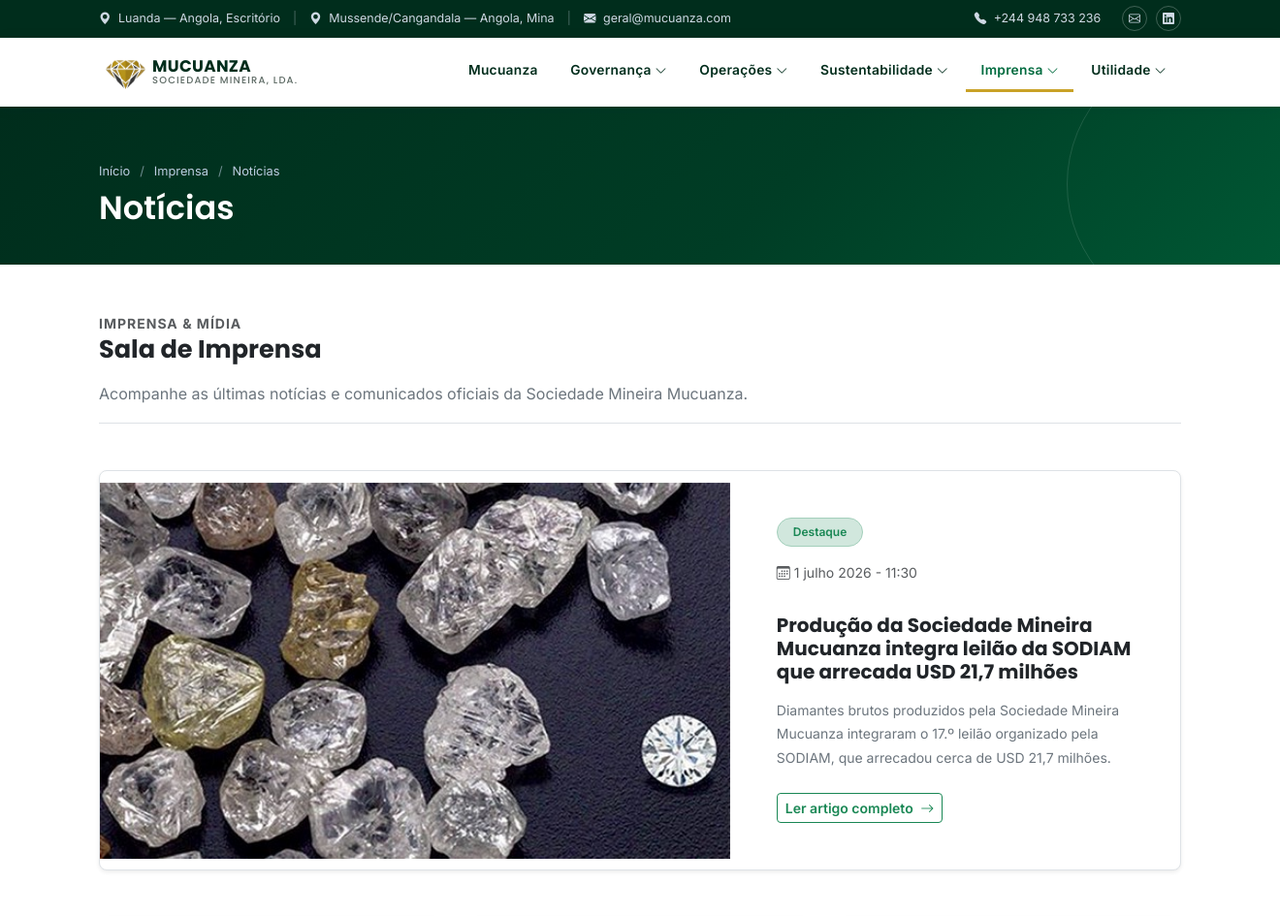
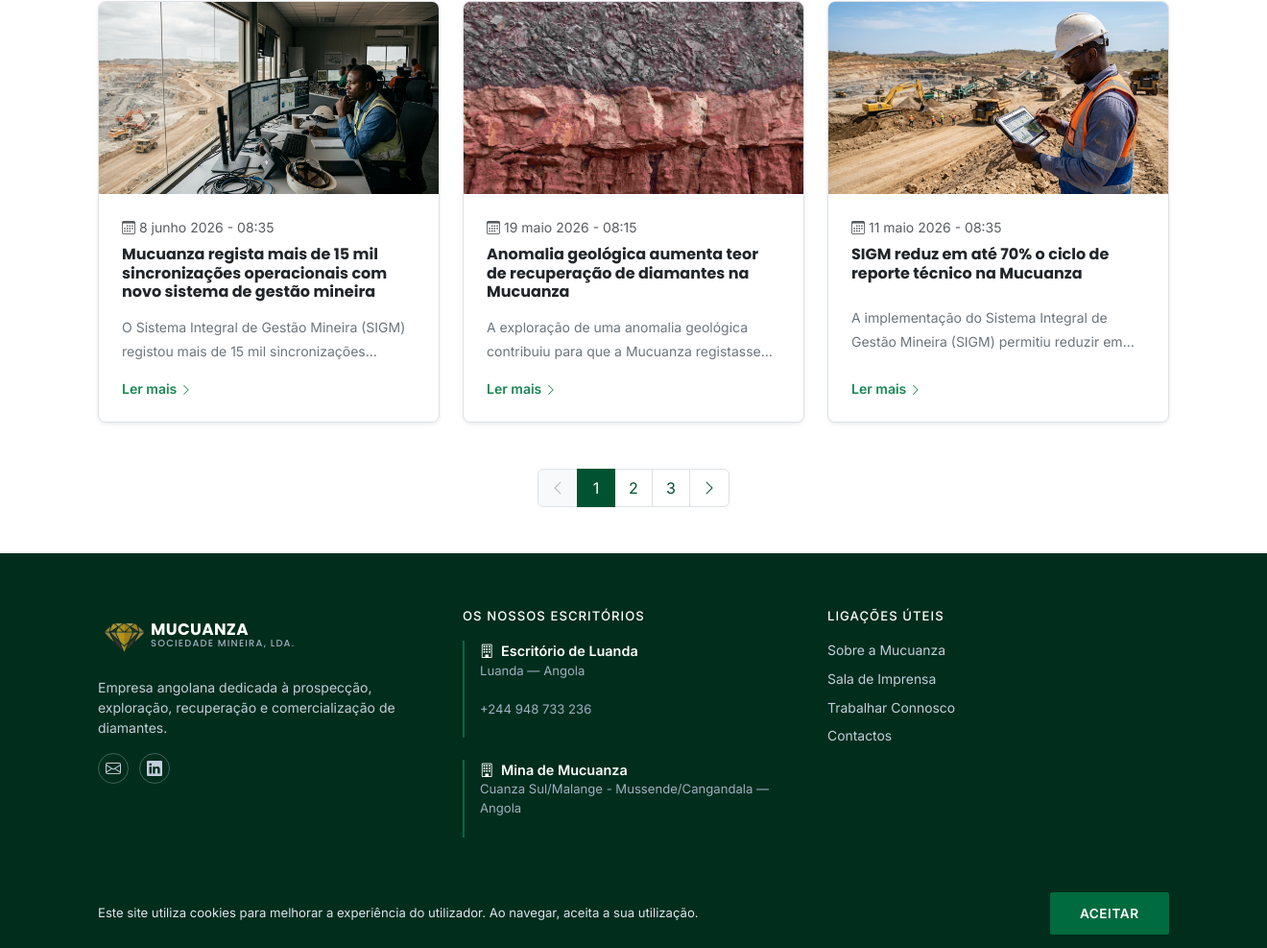
/noticias.php, run on the app's committed database (2 pictures, top to bottom).
### tables this page shows
CREATE TABLE `posts` (
  `id` bigint(20) NOT NULL,
  `focus` int(11) NOT NULL DEFAULT 0,
  `trading` int(11) NOT NULL DEFAULT 0,
  `view` enum('private','public') NOT NULL DEFAULT 'public',
  `author` varchar(255) NOT NULL,
  `title` varchar(255) NOT NULL,
  `description` varchar(255) NOT NULL,
  `image` varchar(255) NOT NULL,
  `slug` varchar(255) NOT NULL,
  `content` text NOT NULL,
  `created_at` timestamp NOT NULL DEFAULT current_timestamp(),
  `updated_at` timestamp NOT NULL DEFAULT current_timestamp() ON UPDATE current_timestamp()
);

### _functions/news.php (called while the page is built, shortened)
<?php
require_once "conection.php";
$page = isset($_GET['page']) && is_numeric($_GET['page']) ? (int) $_GET['page'] : 1;
$page = max($page, 1);
$limit = $page === 1 ? 4 : 3;
$offset = ($page - 1) * $limit;
$stmt_total = $pdo->prepare("
    SELECT COUNT(*)
    FROM posts
");
$stmt_total->execute();
$total_posts = (int) $stmt_total->fetchColumn();
$total_pages = (int) ceil($total_posts / $limit);
$stmt = $pdo->prepare("
    SELECT *
    FROM posts
    WHERE view = 'public'
    ORDER BY created_at DESC
    LIMIT $limit OFFSET $offset
");
$stmt->execute();
$posts = $stmt->fetchAll(PDO::FETCH_ASSOC);

### _functions/conection.php (called while the page is built, shortened)
<?php
$fmt = new IntlDateFormatter(
    'pt_PT',
    IntlDateFormatter::LONG,
    IntlDateFormatter::SHORT
);

### noticias.php (the view, shortened to what this page needs)
<?php
  include '_functions/news.php';
  include '_functions/local.php';
?>
<!DOCTYPE html>
<html lang="pt-AO">
<head>
  <link rel="stylesheet" href="https://cdn.jsdelivr.net/npm/bootstrap@5.3.3/dist/css/bootstrap.min.css">
  <link rel="stylesheet" href="https://cdn.jsdelivr.net/npm/bootstrap-icons@1.11.3/font/bootstrap-icons.css">
  <link rel="stylesheet" href="assets/css/style.css?v=001">
</head>
<body>
  <?php include 'components/topbar.php'; ?>
  <header class="mz-header">
    <div class="container d-flex align-items-center justify-content-between py-2">
      <a href="./" class="mz-logo">
        <img src="assets/img/icon.png" alt="Logo">
        <span>
          <span class="big">MUCUANZA</span>
          <small>Sociedade Mineira, Lda.</small>
        </span>
      </a>
      <nav class="mz-nav">
        <ul>
          <li class=""><a href="./">Mucuanza</a></li>
<li class="">
              <a href="#">Governança <i class="bi bi-chevron-down small"></i></a>
            </li>
<li class="">
              <a href="#">Operações <i class="bi bi-chevron-down small"></i></a>
            </li>
<li class="">
              <a href="#">Sustentabilidade <i class="bi bi-chevron-down small"></i></a>
            </li>
<li class="active">
              <a href="#">Imprensa <i class="bi bi-chevron-down small"></i></a>
            </li>
<li class="">
              <a href="#">Utilidade <i class="bi bi-chevron-down small"></i></a>
            </li>
        </ul>
      </nav>
    </div>
  </header>
  <section class="mz-page-hero">
    <div class="container position-relative">
      <div class="mz-breadcrumb mb-2"><a href="./">Início</a> <span class="sep">/</span> <span>Imprensa</span> <span class="sep">/</span> <span>Notícias</span></div>
      <h1>Notícias</h1>
    </div>
  </section>
  <section class="mz-content py-5">
  <div class="container">
    <div class="row justify-content-center">
      <div class="col-lg-12">
        <div class="mz-section-header mb-5 border-bottom pb-3">
          <span class="text-uppercase text-muted fw-bold small tracking-wide">Imprensa & Mídia</span>
          <h2 class="display-6 fw-bold text-dark">Sala de Imprensa</h2>
          <p class="text-secondary mb-0">Acompanhe as últimas notícias e comunicados oficiais da Sociedade Mineira Mucuanza.</p>
        </div>
        <?php if (empty($posts)): ?>
          <div class="alert alert-light text-center py-5 border" role="alert">
            <i class="bi bi-newspaper fs-1 text-muted d-block mb-2"></i>
            <p class="mb-0 text-muted">Não existem notícias publicadas no momento.</p>
          </div>
        <?php else: ?>
          <?php
            $isFirstPage = ($page == 1);
            $featuredPost = $isFirstPage ? array_shift($posts) : null;
          ?>
          <?php if ($featuredPost): ?>
            <?php
              $img = $featuredPost['image'];
              $src = (!empty($img) && file_exists($img)) ? $img : 'news/img/default.png';
            ?>
            <div class="mz-featured-card mb-5">
              <div class="row g-0 align-items-center bg-white rounded-3 overflow-hidden shadow-sm border">
                <div class="col-lg-7">
                  <a href="./<?= htmlspecialchars($featuredPost['slug']) ?>" class="d-block overflow-hidden mz-img-wrapper">
                    <img src="<?= $src ?>" alt="<?= htmlspecialchars($featuredPost['title']) ?>" class="img-fluid w-100 object-fit-cover" style="min-height: 380px; max-height: 420px;">
                  </a>
                </div>
                <div class="col-lg-5 p-4 p-md-5">
                  <span class="badge bg-success-subtle text-success border border-success-subtle mb-3 px-3 py-2 rounded-pill fw-semibold">Destaque</span>
                  <div class="text-muted small mb-2">
                    <i class="bi bi-calendar3 me-1"></i><?= $fmt->format(strtotime($featuredPost['created_at'])); ?>
                  </div>
                  <h3 class="fw-bold h4 mb-3">
                    <a href="./<?= htmlspecialchars($featuredPost['slug']) ?>" class="text-dark text-decoration-none title-hover">
                      <?= htmlspecialchars($featuredPost['title']) ?>
                    </a>
                  </h3>
                  <p class="text-secondary small mb-4 line-clamp-3">
                    <?= htmlspecialchars($featuredPost['description']) ?>
                  </p>
                  <a href="./<?= htmlspecialchars($featuredPost['slug']) ?>" class="btn btn-outline-success btn-sm fw-semibold">
                    Ler artigo completo <i class="bi bi-arrow-right ms-1"></i>
                  </a>
                </div>
              </div>
            </div>
          <?php endif; ?>
          <div class="row g-4">
            <?php foreach ($posts as $post): ?>
              <?php
                $img = $post['image'];
                $src = (!empty($img) && file_exists($img)) ? $img : 'news/img/default.png';
              ?>
              <div class="col-md-6 col-lg-4">
                <article class="mz-press-card h-100 bg-white rounded-3 overflow-hidden border shadow-sm d-flex flex-column">
                  <a href="./<?= htmlspecialchars($post['slug']) ?>" class="mz-img-wrapper d-block overflow-hidden">
                    <img src="<?= $src ?>" alt="<?= htmlspecialchars($post['title']) ?>" class="card-img-top object-fit-cover" style="height: 200px;">
                  </a>
                  <div class="p-4 d-flex flex-column flex-grow-1">
                    <div class="text-muted small mb-2">
                      <i class="bi bi-calendar3 me-1"></i><?= $fmt->format(strtotime($post['created_at'])); ?>
                    </div>
                    <h5 class="fw-bold fs-6 mb-2">
                      <a href="./<?= htmlspecialchars($post['slug']) ?>" class="text-dark text-decoration-none title-hover">
                        <?= htmlspecialchars($post['title']) ?>
                      </a>
                    </h5>
                    <p class="text-secondary small mt-auto pt-2 mb-3 line-clamp-2">
                      <?= htmlspecialchars($post['description']) ?>
                    </p>
                    <a href="./<?= htmlspecialchars($post['slug']) ?>" class="text-success fw-semibold small text-decoration-none mt-auto">
                      Ler mais <i class="bi bi-chevron-right small"></i>
                    </a>
                  </div>
                </article>
              </div>
            <?php endforeach; ?>
          </div>
        <?php endif; ?>
        <nav class="mt-5" aria-label="Paginação de notícias">
          <ul class="pagination justify-content-center mb-0">
            <li class="page-item <?= $page <= 1 ? 'disabled' : '' ?>">
              <a class="page-link shadow-none" href="./noticias<?= $page > 1 ? '?page=' . ($page - 1) : '#' ?>">
                <i class="bi bi-chevron-left"></i>
              </a>
            </li>
            <?php for ($i = 1; $i <= $total_pages; $i++): ?>
              <li class="page-item <?= $i === $page ? 'active' : '' ?>">
                <a class="page-link shadow-none" href="./noticias<?= $i === $page ? '#!' : '?page=' . $i ?>">
                  <?= $i ?>
                </a>
              </li>
            <?php endfor; ?>
            <li class="page-item <?= $page >= $total_pages ? 'disabled' : '' ?>">
              <a class="page-link shadow-none" href="./noticias<?= $page < $total_pages ? '?page=' . ($page + 1) : '#' ?>">
                <i class="bi bi-chevron-right"></i>
              </a>
            </li>
          </ul>
        </nav>
      </div>
    </div>
  </div>
</section>
  <?php include 'components/footer.php'; ?>
  <div class="mz-cookie">
    <div class="container d-flex flex-column flex-md-row justify-content-between align-items-center gap-2">
      <span>Este site utiliza cookies para melhorar a experiência do utilizador. Ao navegar, aceita a sua utilização.</span>
      <button class="btn btn-sm btn-mz mz-cookie-accept">Aceitar</button>
    </div>
  </div>
</body>
</html>

### assets/css/style.css (style rules this page uses)
:root { --mz-blue: #478ac9; --mz-blue-dark: #2c5c8f; --mz-blue-darker: #1c3c5c; --mz-navy: #10233a; --mz-gold: #c9a24b; --mz-gold-light: #e6cd8c; --mz-gray-50: #f5f7fa; --mz-gray-100: #eef1f5; --mz-gray-600: #5b6b7b; --mz-text: #1c2733; --mz-radius: 4px; --mz-shadow: 0 10px 30px rgba(16,35,58,.10); --mz-font-head: 'Poppins', 'Segoe UI', Arial, sans-serif; --mz-font-body: 'Inter', 'Segoe UI', Arial, sans-serif; }
:root { --mz-blue: #006b3f; --mz-blue-dark: #005331; --mz-blue-darker: #003d25; --mz-navy: #002d1c; --mz-gold: #c9a227; --mz-gold-light: #e5d38a; --mz-gray-50: #f5f7f6; --mz-gray-100: #e9eeeb; --mz-gray-600: #5c6963; --mz-text: #1c2822; --mz-radius: 4px; --mz-shadow: 0 10px 30px rgba(0, 61, 37, 0.10); --mz-font-head: 'Poppins', 'Segoe UI', Arial, sans-serif; --mz-font-body: 'Inter', 'Segoe UI', Arial, sans-serif; }
* { box-sizing:border-box; }
html { scroll-behavior:smooth; }
body { font-family: var(--mz-font-body); color: var(--mz-text); background:#fff; overflow-x:hidden; }
h1,h2,h3,h4,h5,.font-head { font-family: var(--mz-font-head); font-weight:600; color: var(--mz-navy); }
a { text-decoration:none; color:inherit; }
img { max-width:100%; }
.btn-mz { display:inline-block; padding:.7rem 1.9rem; background: var(--mz-blue); color:#fff; border-radius: 2px; font-weight:600; font-size:.85rem; letter-spacing:.04em; text-transform:uppercase; transition:.25s; border:1px solid var(--mz-blue); }
.mz-header { background:#fff; box-shadow:0 2px 14px rgba(16,35,58,.08); position:sticky; top:0; z-index:1030; }
.mz-logo { display:flex; align-items:center; gap:.0rem; font-family:var(--mz-font-head); font-weight:700; color:var(--mz-navy); line-height:1.05; }
.mz-logo img { width: 55px; }
.mz-logo small { display:block; font-weight:500; font-size:.62rem; letter-spacing:.12em; color:var(--mz-gray-600); text-transform:uppercase; }
.mz-logo span.big { font-size:1.05rem; letter-spacing:.02em; }
.mz-nav { position:relative; }
.mz-nav > ul { list-style:none; display:flex; margin:0; padding:0; gap:.2rem; }
.mz-nav > ul > li { position:relative; }
.mz-nav > ul > li > a { display:block; padding: .55rem .95rem; font-weight:600; font-size:.86rem; letter-spacing:.02em; color:var(--mz-navy); border-bottom:3px solid transparent; transition:.2s; }
.mz-nav > ul > li:hover > a, .mz-nav > ul > li.active > a { color:var(--mz-blue); border-bottom-color:var(--mz-gold); }
.mz-page-hero { background:linear-gradient(135deg, var(--mz-navy) 0%, var(--mz-blue-darker) 60%, var(--mz-blue) 130%); color:#fff; padding:3.6rem 0 2.4rem; position:relative; overflow:hidden; }
.mz-page-hero::after { content:""; position:absolute; right:-60px; top:-60px; width:280px; height:280px; border:1px solid rgba(255,255,255,.12); border-radius:50%; }
.mz-page-hero h1 { color:#fff; margin:0; font-size:2.1rem; }
.mz-breadcrumb { font-size:.8rem; color:#bccde0; }
.mz-breadcrumb a { color:#bccde0; }
.mz-breadcrumb .sep { margin:0 .4rem; opacity:.6; }
.mz-content { padding:4rem 0; }
.mz-content h2 { font-size:1.6rem; margin-bottom:1rem; }
.mz-content h3 { font-size:1.25rem; margin-top:2rem; }
.mz-content p { color:#3c4a58; line-height:1.75; }
.mz-press-card { border:1px solid var(--mz-gray-100); border-radius:6px; overflow:hidden; height:100%; transition:.2s; background:#fff; }
.mz-press-card img { width:100%; height:170px; object-fit:cover; }
.mz-cookie { position:fixed; left:0; right:0; bottom:0; background:var(--mz-navy); color:#dce6ef; font-size:.82rem; padding:.85rem 1rem; z-index:1050; display:none; }
.mz-cookie.show { display:flex; }
.pagination .page-link { color: var(--mz-blue-dark); border-color: #dee2e6; min-width: 40px; height: 40px; display: flex; align-items: center; justify-content: center; }
.pagination .page-item.active .page-link { background-color: var(--mz-blue-dark); border-color: var(--mz-blue-dark); color: #fff; }
.pagination .page-item.disabled .page-link { color: #adb5bd; background-color: #f8f9fa; }
.mz-press-card, .mz-featured-card { transition: transform 0.25s ease, box-shadow 0.25s ease; }
.mz-img-wrapper img { transition: transform 0.4s ease; }
.title-hover { transition: color 0.2s ease; }
.line-clamp-2 { display: -webkit-box; -webkit-line-clamp: 2; -webkit-box-orient: vertical; overflow: hidden; }
.line-clamp-3 { display: -webkit-box; -webkit-line-clamp: 3; -webkit-box-orient: vertical; overflow: hidden; }
.tracking-wide { letter-spacing: 1px; }

### data on the page
posts: image (picture), created_at "1 julho 2026 - 11:30", title "Produção da Sociedade Mineira Mucuanza integra leilão da SODIAM que arrecada USD 21,7 milhões", description "Diamantes brutos produzidos pela Sociedade Mineira Mucuanza integraram o 17.º leilão organizado pela SODIAM, que arrecadou cerca de USD 21,7 milhões."
posts: image (picture), created_at "8 junho 2026 - 08:35", title "Mucuanza regista mais de 15 mil sincronizações operacionais com novo sistema de gestão mineira", description "O Sistema Integral de Gestão Mineira (SIGM) registou mais de 15 mil…"
posts: image (picture), created_at "19 maio 2026 - 08:15", title "Anomalia geológica aumenta teor de recuperação de diamantes na Mucuanza", description "A exploração de uma anomalia geológica contribuiu para que a Mucuanza…"
posts: image (picture), created_at "11 maio 2026 - 08:35", title "SIGM reduz em até 70% o ciclo de reporte técnico na Mucuanza", description "A implementação do Sistema Integral de Gestão Mineira (SIGM) permitiu reduzir…"
